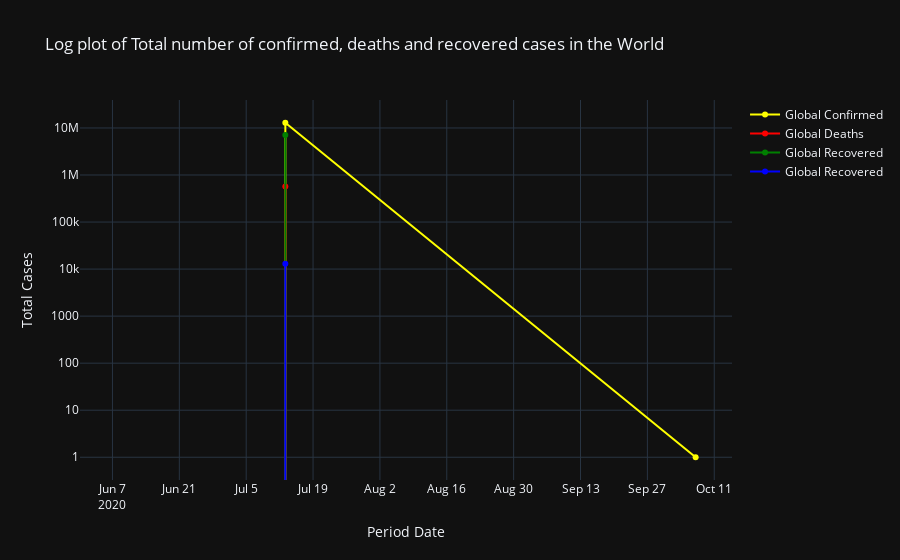

This figure's notebook cell:
### Code cell
fig = go.Figure()
fig.update_layout(title_text='Log plot of Total number of confirmed, deaths and recovered cases in the World', 
                  xaxis_title='Period Date', yaxis_title='Total Cases', template='plotly_dark')

fig.add_trace(go.Scatter(x=all_cases_world['Date'],
                        y=all_cases_world['Confirmed'],
                        mode='lines+markers',
                        name='Global Confirmed',
                        line=dict(color='yellow', width=2)))

fig.add_trace(go.Scatter(x=all_cases_world['Date'],
                        y=all_cases_world['Deaths'],
                        mode='lines+markers',
                        name='Global Deaths',
                        line=dict(color='red', width=2)))

fig.add_trace(go.Scatter(x=all_cases_world['Date'],
                        y=all_cases_world['Recovered'],
                        mode='lines+markers',
                        name='Global Recovered',
                        line=dict(color='green', width=2)))

fig.add_trace(go.Scatter(x=all_cases_world['Date'],
                        y=all_cases_world['Case-Fatality_Ratio'],
                        mode='lines+markers',
                        name='Global Recovered',
                        line=dict(color='blue', width=2)))

fig.update_layout(yaxis_type="log")
fig.show()

### Figure 1 — Plotly figure (JSON) as saved in the notebook; plotly's stock layout.template omitted (floating-point values rounded to 4 significant figures)
{"data": [{"line": {"color": "yellow", "width": 2}, "mode": "lines+markers", "name": "Global Confirmed", "type": "scatter", "x": ["2020-10-07T02:34:00", "2020-07-13T04:43:00", "2020-06-07T19:33:00"], "y": [1, 12910356, 0]}, {"line": {"color": "red", "width": 2}, "mode": "lines+markers", "name": "Global Deaths", "type": "scatter", "x": ["2020-10-07T02:34:00", "2020-07-13T04:43:00", "2020-06-07T19:33:00"], "y": [0, 569128, 0]}, {"line": {"color": "green", "width": 2}, "mode": "lines+markers", "name": "Global Recovered", "type": "scatter", "x": ["2020-10-07T02:34:00", "2020-07-13T04:43:00", "2020-06-07T19:33:00"], "y": [0, 7116957, 0]}, {"line": {"color": "blue", "width": 2}, "mode": "lines+markers", "name": "Global Recovered", "type": "scatter", "x": ["2020-10-07T02:34:00", "2020-07-13T04:43:00", "2020-06-07T19:33:00"], "y": [0, 12940.0, 0]}], "layout": {"title": {"text": "Log plot of Total number of confirmed, deaths and recovered cases in the World"}, "xaxis": {"title": {"text": "Period Date"}}, "yaxis": {"title": {"text": "Total Cases"}, "type": "log"}}}
